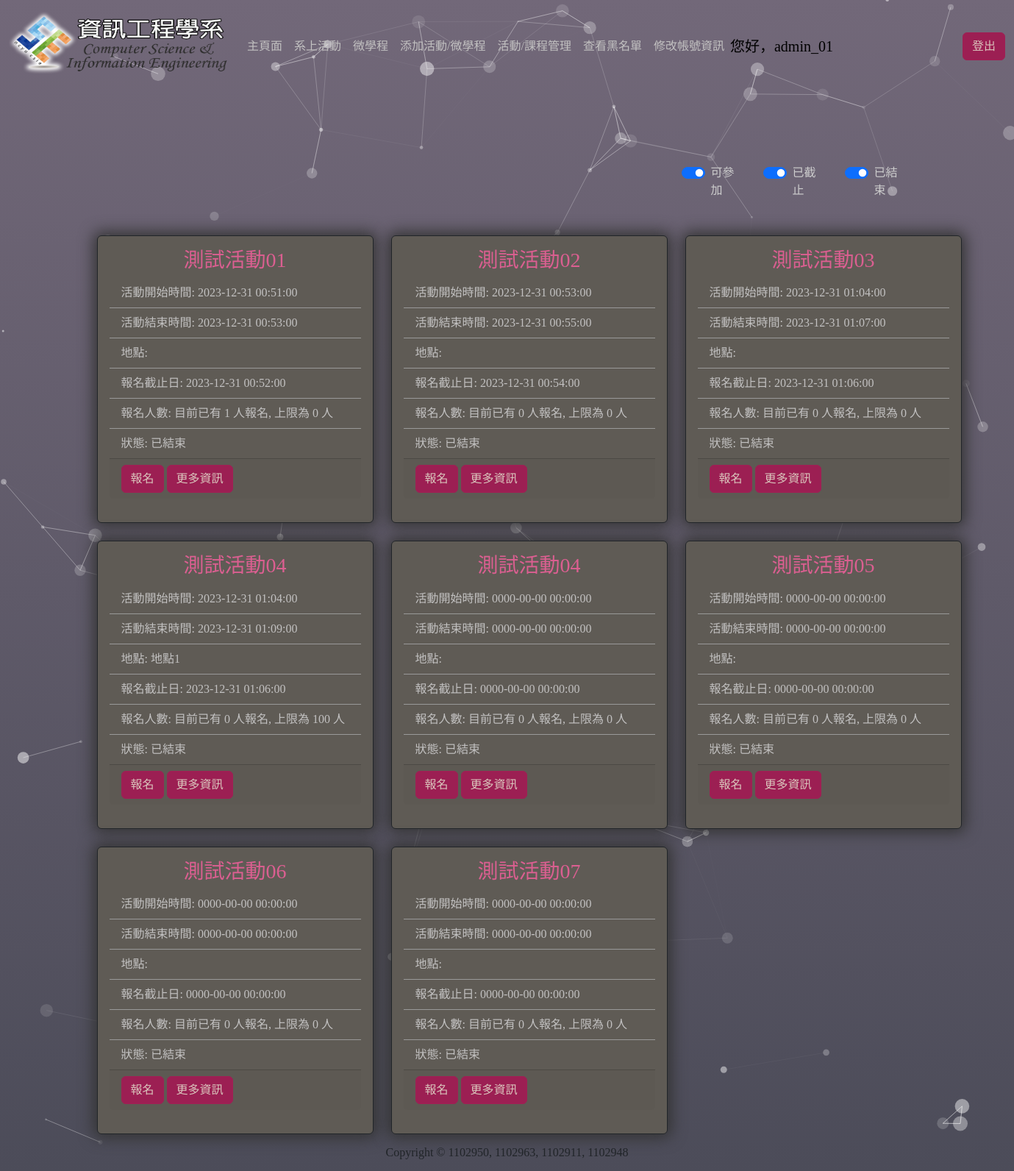
The page /activity.php (signed in) on the database as committed earlier.
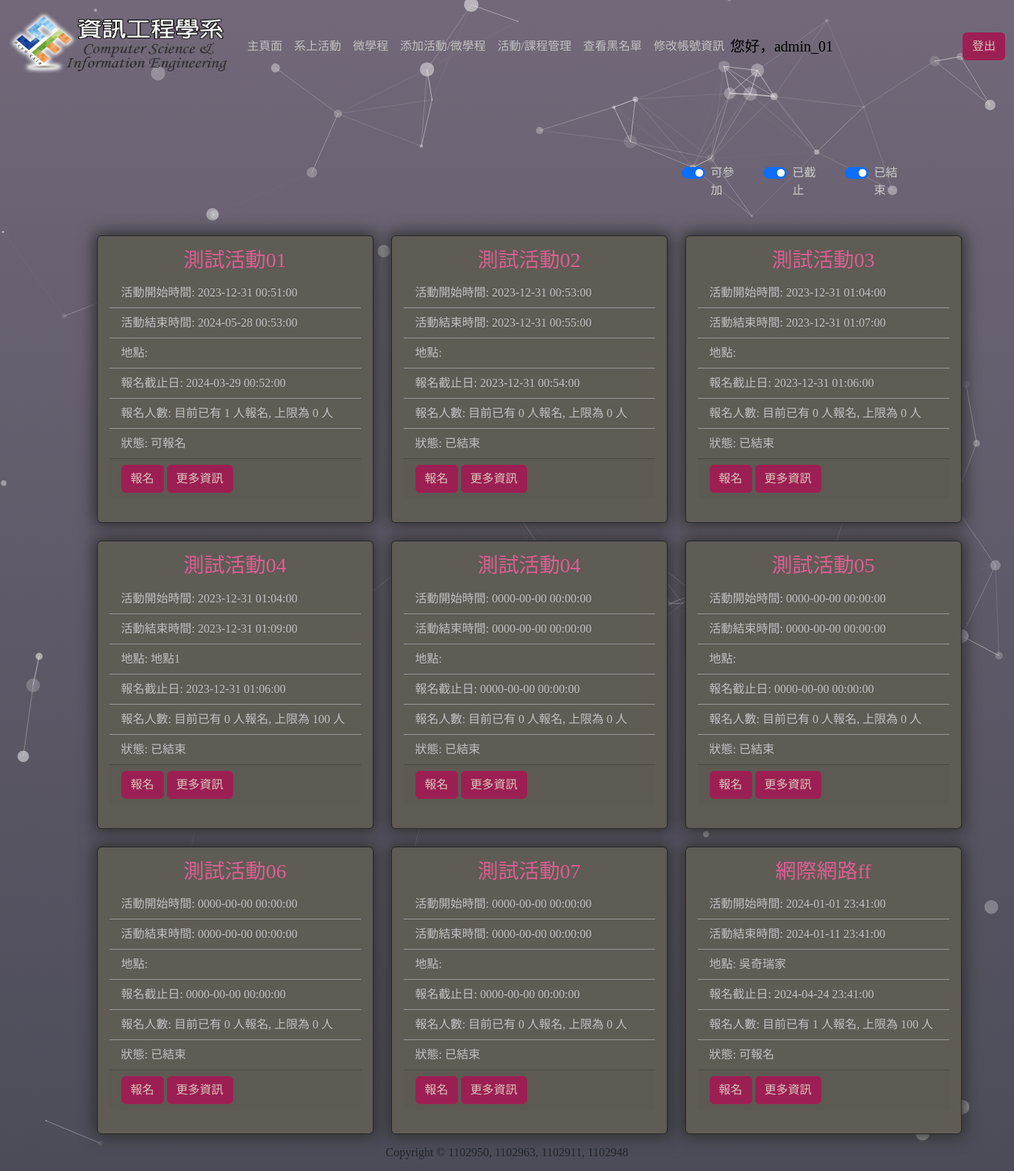
The same page on the database as committed later.
### tables this page shows
CREATE TABLE `activity` (
  `activity_id` int(10) UNSIGNED NOT NULL,
  `name` varchar(50) NOT NULL,
  `start_date_time` datetime NOT NULL,
  `end_date_time` datetime NOT NULL,
  `location` varchar(100) NOT NULL,
  `description` varchar(500) DEFAULT NULL,
  `organizer` varchar(255) NOT NULL,
  `capacity` int(10) UNSIGNED DEFAULT NULL,
  `register_deadline` datetime NOT NULL,
  `cost` varchar(100) DEFAULT NULL,
  `status` varchar(20) DEFAULT NULL,
  `category` tinyint(1) NOT NULL,
  `processed` tinyint(1) NOT NULL DEFAULT 0,
  `participants` int(11) DEFAULT NULL,
  `year` varchar(3) DEFAULT NULL,
  `semester` int(11) DEFAULT NULL,
  `additional_info` varchar(300) DEFAULT NULL,
  `hours` int(11) DEFAULT NULL
);

### global_vairable.php (called while the page is built)
<?php
$root_folder = "/" . "endterm1/";

### activity.php (the view, shortened to what this page needs)
<?php
$conn = require_once "config.php";
$userName = $_SESSION["name"];
$userType = $_SESSION["userType"];
$sql = "SELECT * FROM activity WHERE category = 0";
$result = $conn->query($sql);
$showAvailable = isset($_GET['available']) ? $_GET['available'] === 'true' : true;
$showDeadline = isset($_GET['deadline']) ? $_GET['deadline'] === 'true' : true;
$showEnded = isset($_GET['ended']) ? $_GET['ended'] === 'true' : true;
?>
<html>
<head>
    <link rel="stylesheet" href="css/style.css">
    <link rel="stylesheet" href="css/index.css">
    <link href="https://cdn.jsdelivr.net/npm/bootstrap@5.3.2/dist/css/bootstrap.min.css" rel="stylesheet">
</head>
<body>
    <div id="tsparticles"></div>
    <div class="container">
        <?php
        include_once("ui/navbar.php");
        create_navbar($userName, $userType, 0);
        ?>
        <div class="row checkbox-row justify-content-end" id="checkbox-activity" style="margin-top: 20%;">
            <div class="col-sm-1 form-check form-switch form-check-inline">
                <input class="form-check-input" type="checkbox" role="switch" id="checkbox-available" <?php if ($showAvailable) echo 'checked'; ?>>
                <label class="form-check-label" for="checkbox-available">可參加</label>
            </div>
            <div class="col-sm-1 form-check form-switch form-check-inline">
                <input class="form-check-input" type="checkbox" role="switch" id="checkbox-deadline" <?php if ($showDeadline) echo 'checked'; ?>>
                <label class="form-check-label" for="checkbox-deadline">已截止</label>
            </div>
            <div class="col-sm-1 form-check form-switch form-check-inline">
                <input class="form-check-input" type="checkbox" role="switch" id="checkbox-ended" <?php if ($showEnded) echo 'checked'; ?>>
                <label class="form-check-label" for="checkbox-ended">已結束</label>
            </div>
        </div>
        <div class="row row-cols-sm-1 g-4 row-cols-md-3" style="margin-top: 2%; width: 120%;">
            <?php
            if (mysqli_num_rows($result) > 0) {
                foreach ($result as $row)
                {
                    $current_id = $row['activity_id'];
                    $current_name = $row['name'];
            ?>
                    <div class="col" style="min-width: 22rem; max-width: 25rem;">
                        <div class="card border-dark mb-10" style="min-width: 22rem; max-width: 25rem;">
                            <div class="card-body">
                                <h3 class="card-title text-center"><?php echo $current_name; ?></h3>
                                <ul class="list-group list-group-flush">
                                    <li class="list-group-item">活動開始時間: <?php echo $row['start_date_time']; ?></li>
                                    <li class="list-group-item">活動結束時間: <?php echo $row['end_date_time']; ?></li>
                                    <li class="list-group-item">地點: <?php echo $row['location']; ?></li>
                                    <li class="list-group-item">報名截止日: <?php echo $row['register_deadline']; ?></li>
                                    <li class="list-group-item">報名人數: <?php echo "目前已有 " . $row['participants'] . " 人報名, 上限為 " . $row['capacity'] . " 人"; ?></li>
                                    <li class="list-group-item">狀態: <?php echo $row['status']; ?></li>
                                </ul>
                                <form id=<?php echo "form" . $current_id; ?> action="enroll.php" method="post">
                                    <div class="card-footer">
                                        <button type="submit" class="btn" name="enroll" value="報名">報名</button>
                                        <button type="button" class="btn btn-primary" data-bs-toggle="modal" data-bs-target=<?php echo "#Modal" . $current_id; ?>>
                                            更多資訊
                                        </button>
                                    </div>
                                </form>
                            </div>
                        </div>
                    </div>
            <?php
                }
            }
            ?>
        </div>
        <footer>
            Copyright © 1102950, 1102963, 1102911, 1102948
        </footer>
    </div>
</body>
</html>

### ui/navbar.php (shortened to what this page needs)
<?php
function create_navbar(string $userName, string $userType, int $cd) {
    $fixPath = "";
    include_once($fixPath."global_vairable.php");
    if (isset($_SESSION['navbar_content']) && time() - $_SESSION['cache_timestamp'] < 3600) {
        echo $_SESSION['navbar_content'];
    } else {
?>
    <nav class="navbar navbar-expand-lg fixed-top">
        <div class="container-fluid">
            <a class="navbar-brand" href="<?php echo $root_folder . 'ui/welcome.php';?> ">
                <img src=<?php echo $root_folder . 'img/CSIE_logo.png';?> alt="" width="300" height="100">
            </a>
            <div class="collapse navbar-collapse" id="navbarText">
                <ul class="navbar-nav me-auto mb-2 mb-lg-0">
                    <li class="nav-item">
                        <a class="nav-link active" aria-current="page" href="<?php echo $root_folder . 'ui/welcome.php';?>">主頁面</a>
                    </li>
                    <li class="nav-item">
                        <a class="nav-link" href="<?php echo $root_folder . 'activity.php';?>">系上活動</a>
                    </li>
                    <li class="nav-item">
                        <a class="nav-link" href="<?php echo $root_folder . 'microcredential.php';?>">微學程</a>
                    </li>
                    <?php
                        if ($userType == 1) {
                    ?>
                        <li class="nav-item ">
                            <a class="nav-link" href="<?php echo $root_folder . 'create.php';?>">添加活動/微學程</a>
                        </li>
                    <?php
                        }
                    ?>
                    <li class="nav-item">
                        <a class="nav-link" href="<?php echo $root_folder . 'my_manager.php';?>">活動/課程管理</a>
                    </li>
                    <li class="nav-item">
                        <a class="nav-link" href="<?php echo $root_folder . 'blacklist.php';?>">查看黑名單</a>
                    </li>
                    <li class="nav-item">
                        <a class="nav-link" href="<?php echo $root_folder . 'account/modify_acoount.php';?>">修改帳號資訊</a>
                    </li>
                    <span class="navbar-brand">您好，<?php echo $userName ?></span>
                </ul>
                <a class="btn btn-danger" href="<?php echo $root_folder . 'account/logout.php';?>">登出</a>
            </div>
        </div>
    </nav>
<?php
    $navbarContent = ob_get_clean();
    echo $navbarContent;
    }
}
?>

### css/style.css (style rules this page uses)
* { font-family: 微軟正黑體; }
body { display: flex; align-items: center; }
.title, .card.border-dark.mb-10 .card-body .card-title { color: #db5f91; }
p, label { color: #cdcdcd; }
.btn { color: #DAC5BC !important; background-color: #9C1F53 !important; border-color: #A01F54 !important; }
::placeholder { color: rgb(194, 193, 193) !important; opacity: 0.7 !important; }
.card { background-color: #5f5b55 !important; width: 100%; min-width: 25rem; box-shadow: 0 0 20px 5px #343434; }
.card-title { color: #db5f91; }
.list-group-item { background-color: #5f5b55 !important; border-color: #999 !important; color: rgb(194, 193, 193) !important; }
#tsparticles { position: fixed; width: 100%; height: 100%; top: 0; left: 0; margin: 0; background: linear-gradient(0deg, #4c4c59, #726879); z-index: -9; }
footer { display: flex; font-size: 16px; bottom: 13px; padding: 13px; justify-content: center; }

### css/index.css (style rules this page uses)
.navbar { background: transparent !important; transition: background 1.0s ease-out; }
.navbar-nav.me-auto.mb-2.mb-lg-0 li a { color: rgb(194, 193, 193); }
.navbar-brand { color: rgb(194, 193, 193); }

Rows that differ between the two databases and show on the page:
changed activity "測試活動01": end_date_time "2023-12-31 00:53:00" → "2024-05-28 00:53:00"; register_deadline "2023-12-31 00:52:00" → "2024-03-29 00:52:00"; status "已結束" → "可報名"
added activity: name "網際網路ff", start_date_time "2024-01-01 23:41:00", end_date_time "2024-01-11 23:41:00", location "吳奇瑞家", register_deadline "2024-04-24 23:41:00", participants "1", capacity "100", status "可報名"
